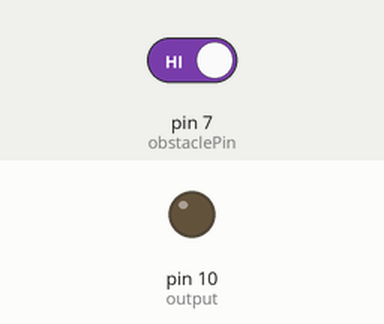
The sketch below on a simulated Arduino Uno, built with avr-gcc and run on an emulated ATmega328P. Shown: output pins drawn as LEDs (lit = HIGH). Inputs (shaded band) come from the test bench; at power-on: pin 7 (obstaclePin) HIGH. What the sketch prints to the serial monitor is not drawn.

Above: at 1.2 s.
1.3 s: pin 7 (obstaclePin) driven LOW
At 2.1 s:
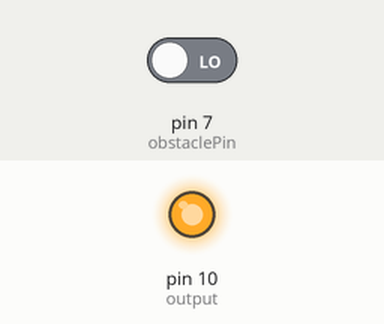
2.9 s: pin 7 (obstaclePin) driven HIGH
At 3.3 s:
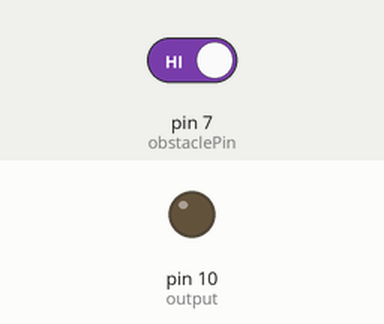
Timing chart, 0 to 5.9 s (numbered marks = the images above; inputs shaded):
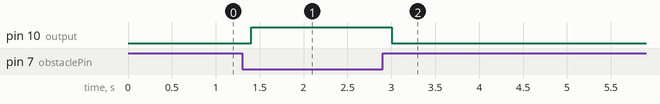

The sketch:

IR_sensor.ino
```cpp
int output = 10; // Use the onboard Uno LED
int obstaclePin = 7;  // This is our input pin
int hasObstacle = HIGH;  // HIGH MEANS NO OBSTACLE

void setup() {
  pinMode(output, OUTPUT);
  pinMode(obstaclePin, INPUT);
  Serial.begin(9600);
}
void loop() {
  hasObstacle = digitalRead(obstaclePin); //Reads the output of the obstacle sensor from the 7th PIN of the Digital section of the arduino
  if (hasObstacle == LOW) //LOW means something is ahead, so illuminates the 13th Port connected LED
  {
    //Serial.println("Stop something is ahead!!");
    digitalWrite(output, HIGH);//Illuminates the 13th Port LED
  }
  else
  {
    Serial.println("Path is clear");
    digitalWrite(output, LOW);
  }
  delay(200);
}
```

Measured:
- after the input at 1.3 s, pin 10 (output): LOW → HIGH after 0.10 s
- after the input at 2.9 s, pin 10 (output): HIGH → LOW after 0.10 s
